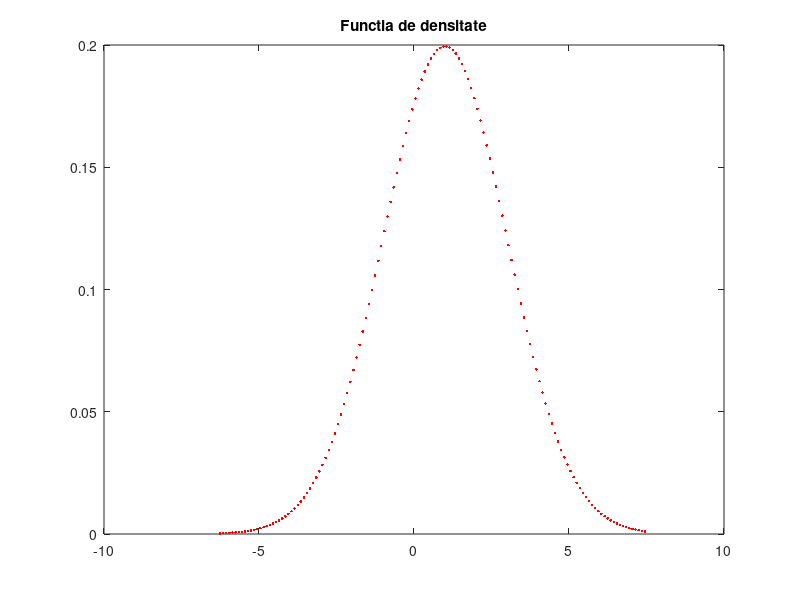
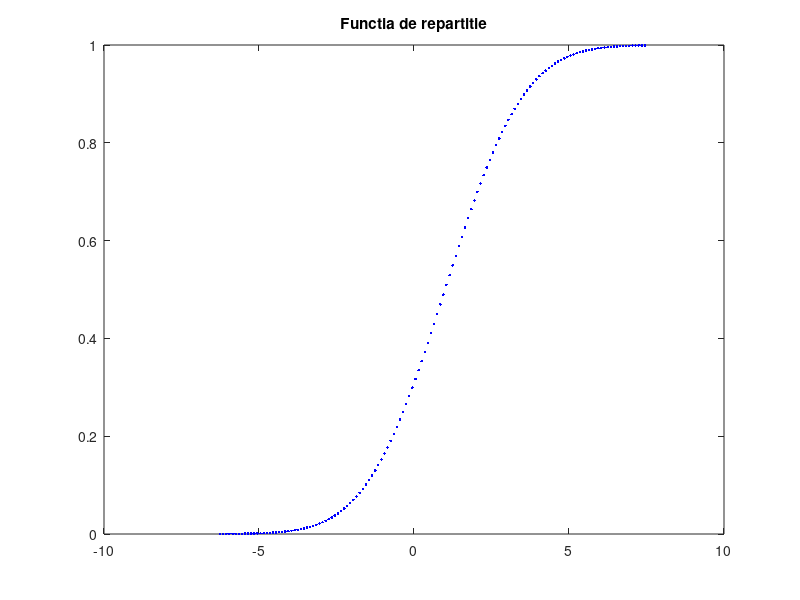

The MATLAB source for these figures, in order:
clear allN=1000;x=normrnd(1,2,1,N); % mu=1, sigma=2pa=mean((0.5<x) & (x<1)) %P(0.5<X<1)=normcdf(1,1,2)-normcdf(0.5,1,2)pb=1-normcdf(1,1,2)             %P(X>1)e=mean(x) %estimare valoare mediev=var(x) % estimare variantaclose allfiguret=min(x)-1:0.1:max(x)+1;d=normpdf(t,1,2);plot(t,d,'r.')title('Functia de densitate')figurer=normcdf(t,1,2);plot(t,r,'b.')title('Functia de repartitie')